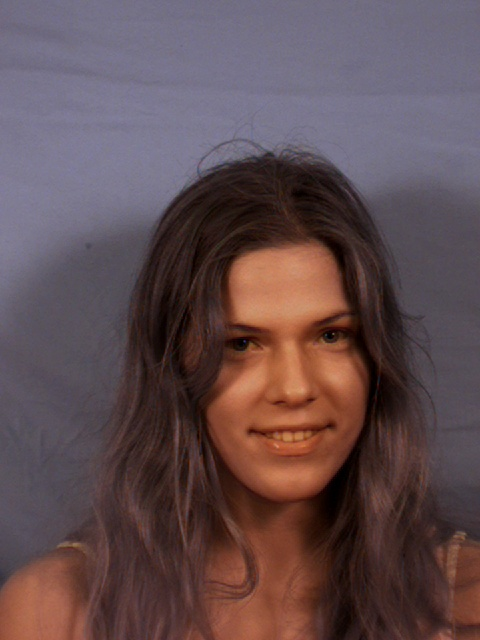
#> input picture Code/crop_forehead/qa_only/i000qa-fn.jpg, 480 x 640 px; its folder holds 4 pictures in this run
$ python crop_foreheads.py
#> lines starting #> are read from the running program, lines starting #| are printed output that depends on the picture
#!/usr/bin/env python3
# -*- coding: utf-8 -*-
"""
Created on Tue Feb 20 18:20:41 2018

@author: ChinasaOkolo
"""

import os, sys
import numpy as np
from PIL import Image
import glob
from colorthief import ColorThief
import colorsys
import seaborn as sns


# Get data from file and input into array
fnm = 'muct76-oc_forehead.csv'
data_fh = np.recfromcsv(fnm)

# Variable for holding image list
fhimage_list = []

# Create image list
for filename in glob.glob('qa_only/*.jpg'):
    fhimage_list.append(filename)
#> pass 2 of the loop `for filename in glob.glob('qa_only/*.jpg'):`:
#> pass 3 of the loop `for filename in glob.glob('qa_only/*.jpg'):`:
#> the loop made 4 passes; the first 3 are shown

# Crop images
for i in range(0, len(data_fh)):
    im = Image.open(fhimage_list[i])
#> im is the input picture: PIL image 480x640 RGB; mean R, G, B 97.1, 76.6, 79.9
    area = (data_fh[i][3], data_fh[i][4], data_fh[i][1], data_fh[i][2])
    crop_img = im.crop(area)
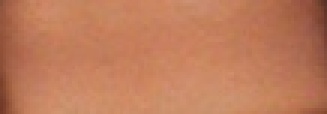
#> crop_img: PIL image 109x38 RGB (shown 3 times larger); mean R, G, B 191.2, 123.8, 91.2
    save_img = crop_img.save('new_fh'+ str(i) + '.jpg')
#> pass 2 of the loop `for i in range(0, len(data_fh)):`:
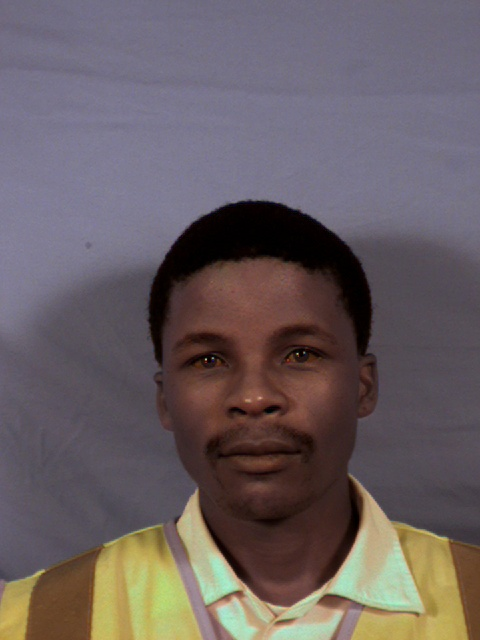
#> input picture Code/crop_forehead/qa_only/i001qa-mn.jpg, 480 x 640 px
#> im is the input picture: PIL image 480x640 RGB; mean R, G, B 104.7, 94.3, 96.8
#> `crop_img = im.crop(area)`:
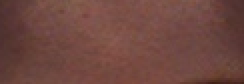
#> crop_img: PIL image 122x42 RGB (shown 2 times larger); mean R, G, B 111.3, 71.5, 64.1
#> pass 3 of the loop `for i in range(0, len(data_fh)):`:
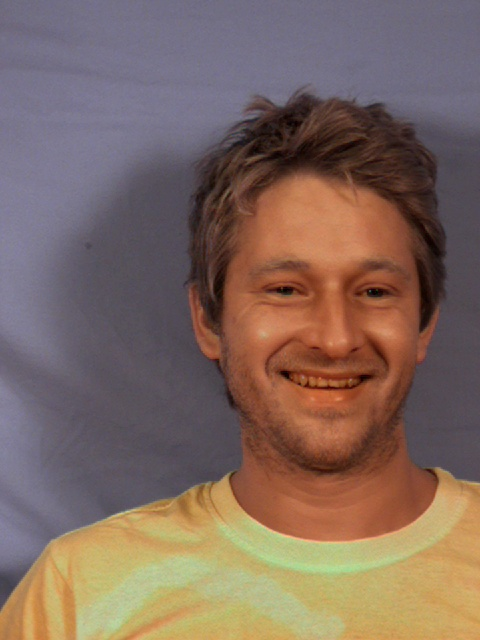
#> input picture Code/crop_forehead/qa_only/i002qa-mn.jpg, 480 x 640 px
#> im is the input picture: PIL image 480x640 RGB; mean R, G, B 127.9, 105.2, 95.2
#> `crop_img = im.crop(area)`:
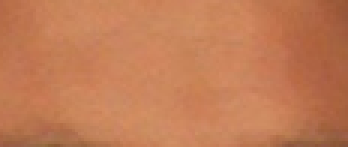
#> crop_img: PIL image 116x49 RGB (shown 3 times larger); mean R, G, B 194.4, 124.1, 85.8
#> (the run stopped early here; a loop or call above may not have finished)
